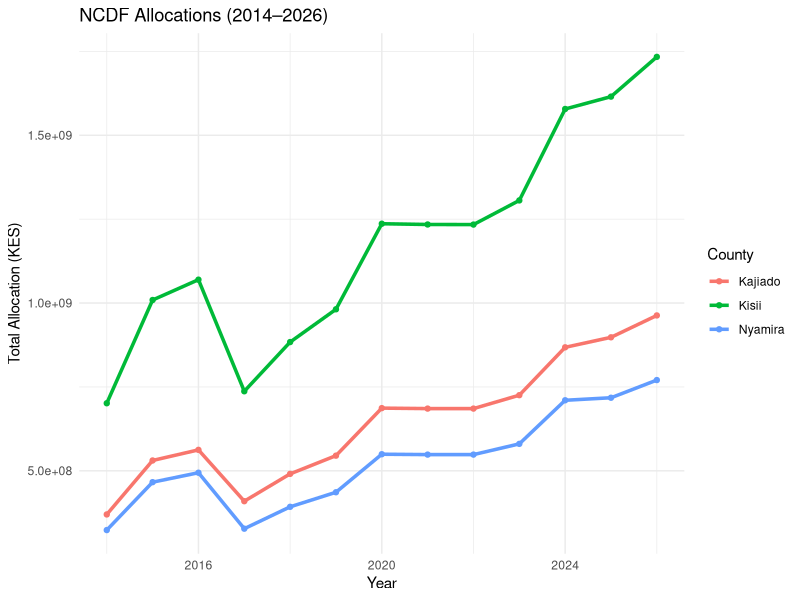
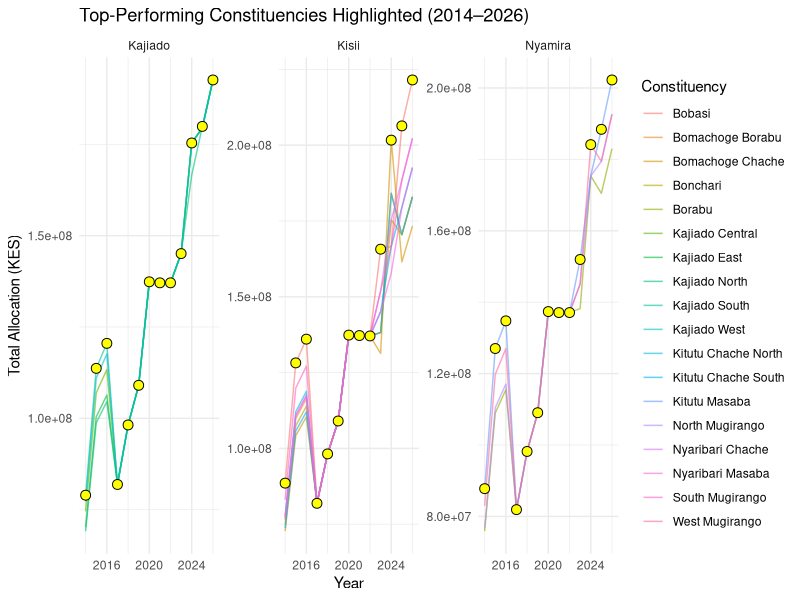

Source code (R) for these figures, in order:
# Load Packages
library(tidyverse);
library(dplyr);

# Working Directory
getwd();
setwd("C:/Users/User/Documents/NCDF");

# Load NCDF Dataset
NCDF <- read.csv("NEW_NGCDF_DATA_28-JAN_2026.csv", sep = ',', header = TRUE);

# Data Cleaning
# Remove trailing spaces in county names (apply only to the County column)
NCDF$County <- trimws(NCDF$County);

# Inspect unique county names after cleaning
unique(NCDF$County);

# Filter for 3 Counties of Interest

NCDF_County <- NCDF %>%
  filter(County %in% c("Kisii", "Kajiado", "Nyamira"), County != 0);

# Preview first few rows
head(NCDF_County);

# Inspect structure
str(NCDF_County);

# Check for missing values
colSums(is.na(NCDF_County));

# Basic Summaries
# Count records per county
table(NCDF_County$County);
# Pivot years into a single column

NCDF_long <- NCDF_County %>%
  pivot_longer(
    cols = starts_with("X"),       # all columns beginning with "X"
    names_to = "Year",             # new column for year
    values_to = "Allocation"       # new column for allocation values
  ) %>%
  mutate(Year = as.numeric(sub("X", "", Year))) ; # strip "X" and convert to numeric

# Convert Year to numeric
NCDF_long$Year <- as.numeric(NCDF_long$Year);
NCDF_long <- NCDF_long %>% filter(!is.na(Year));

# Summarize allocations by county and year
County_Summary <- NCDF_long %>%
  group_by(County, Year) %>%
  summarise(Total_Allocation = sum(Allocation, na.rm = TRUE), .groups = "drop");

#Constituency summary
Constituency_Summary <- NCDF_long %>%
  group_by(County, Constituency, Year) %>%
  summarise(Total_Allocation = sum(Allocation, na.rm = TRUE), .groups = "drop");

#To check performance
Top_Allocations <- Constituency_Summary %>%
  group_by(County, Year) %>%
  slice_max(Total_Allocation, n = 1, with_ties = FALSE);

# Preview summary
head(County_Summary);
head(Constituency_Summary);
head(Top_Allocations);

# Simple Visualization
# Plot allocation trends (2014–2026) for the three counties
ggplot(County_Summary, aes(x = Year, y = Total_Allocation, color = County)) +
  geom_line(size = 1.2) +
  geom_point() +
  labs(title = "NCDF Allocations (2014–2026)",
       x = "Year",
       y = "Total Allocation (KES)") +
  theme_minimal();

# Visualization: Highlight Top Performers
ggplot(Constituency_Summary, aes(x = Year, y = Total_Allocation, color = Constituency)) +
  geom_line(alpha = 0.6) +
  geom_point(data = Top_Allocations, aes(x = Year, y = Total_Allocation),
             color = "black", size = 3, shape = 21, fill = "yellow") +
  facet_wrap(~County, scales = "free_y") +
  labs(title = "Top-Performing Constituencies Highlighted (2014–2026)",
       x = "Year",
       y = "Total Allocation (KES)") +
  theme_minimal();
